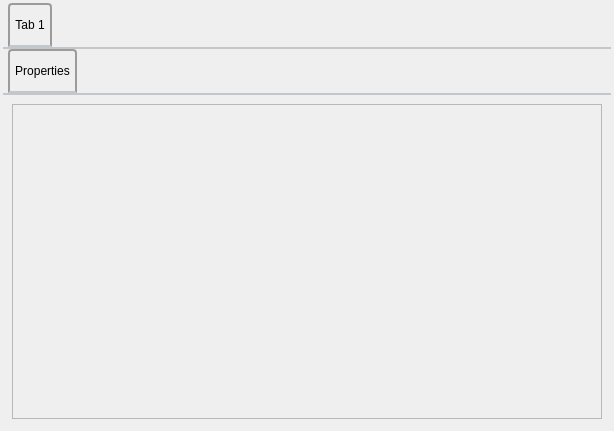
<?xml version="1.0" encoding="UTF-8"?>
<ui version="4.0">
 <class>Form_main</class>
 <widget class="QWidget" name="Form_main">
  <property name="geometry">
   <rect>
    <x>0</x>
    <y>0</y>
    <width>614</width>
    <height>431</height>
   </rect>
  </property>
  <property name="windowTitle">
   <string>Form</string>
  </property>
  <layout class="QHBoxLayout" name="horizontalLayout" stretch="99">
   <property name="spacing">
    <number>3</number>
   </property>
   <property name="leftMargin">
    <number>3</number>
   </property>
   <property name="topMargin">
    <number>3</number>
   </property>
   <property name="rightMargin">
    <number>3</number>
   </property>
   <property name="bottomMargin">
    <number>3</number>
   </property>
   <item>
    <widget class="QTabWidget" name="tabWidgetmain">
     <property name="styleSheet">
      <string notr="true">QTabWidget::pane { /* The tab widget frame */
    border-top: 2px solid #C2C7CB;
}

QTabWidget::tab-bar {
    left: 5px; /* move to the right by 5px */
}

/* Style the tab using the tab sub-control. Note that
    it reads QTabBar _not_ QTabWidget */
QTabBar::tab {
    background: qlineargradient(x1: 0, y1: 0, x2: 0, y2: 1,
                                stop: 0 #E1E1E1, stop: 0.4 #DDDDDD,
                                stop: 0.5 #D8D8D8, stop: 1.0 #D3D3D3);
    border: 2px solid #C4C4C3;
    border-bottom-color: #C2C7CB; /* same as the pane color */
    border-top-left-radius: 4px;
    border-top-right-radius: 4px;
    min-width: 15ex;
    padding: 5px;
	height: 30px
}

QTabBar::tab:selected, QTabBar::tab:hover {
    background: qlineargradient(x1: 0, y1: 0, x2: 0, y2: 1,
                                stop: 0 #fafafa, stop: 0.4 #f4f4f4,
                                stop: 0.5 #e7e7e7, stop: 1.0 #fafafa);
}

QTabBar::tab:selected {
    border-color: #9B9B9B;
    border-bottom-color: #C2C7CB; /* same as pane color */
}

QTabBar::tab:!selected {
    margin-top: 2px; /* make non-selected tabs look smaller */
}

/* make use of negative margins for overlapping tabs */
QTabBar::tab:selected {
    /* expand/overlap to the left and right by 4px */
    margin-left: -4px;
    margin-right: -4px;
}

QTabBar::tab:first:selected {
    margin-left: 0; /* the first selected tab has nothing to overlap with on the left */
}

QTabBar::tab:last:selected {
    margin-right: 0; /* the last selected tab has nothing to overlap with on the right */
}

QTabBar::tab:only-one {
    margin: 0; /* if there is only one tab, we don't want overlapping margins */
}</string>
     </property>
     <property name="currentIndex">
      <number>0</number>
     </property>
     <widget class="QWidget" name="tab">
      <attribute name="title">
       <string>Tab 1</string>
      </attribute>
      <layout class="QVBoxLayout" name="verticalLayout">
       <property name="spacing">
        <number>0</number>
       </property>
       <property name="leftMargin">
        <number>0</number>
       </property>
       <property name="topMargin">
        <number>0</number>
       </property>
       <property name="rightMargin">
        <number>0</number>
       </property>
       <property name="bottomMargin">
        <number>0</number>
       </property>
       <item>
        <widget class="QTabWidget" name="tabWidget">
         <property name="styleSheet">
          <string notr="true">QTabWidget::pane { /* The tab widget frame */
    border-top: 2px solid #C2C7CB;
}

QTabWidget::tab-bar {
    left: 5px; /* move to the right by 5px */
}

/* Style the tab using the tab sub-control. Note that
    it reads QTabBar _not_ QTabWidget */
QTabBar::tab {
    background: qlineargradient(x1: 0, y1: 0, x2: 0, y2: 1,
                                stop: 0 #E1E1E1, stop: 0.4 #DDDDDD,
                                stop: 0.5 #D8D8D8, stop: 1.0 #D3D3D3);
    border: 2px solid #C4C4C3;
    border-bottom-color: #C2C7CB; /* same as the pane color */
    border-top-left-radius: 4px;
    border-top-right-radius: 4px;
    min-width: 15ex;
    padding: 5px;
	height: 30px
}

QTabBar::tab:selected, QTabBar::tab:hover {
    background: qlineargradient(x1: 0, y1: 0, x2: 0, y2: 1,
                                stop: 0 #fafafa, stop: 0.4 #f4f4f4,
                                stop: 0.5 #e7e7e7, stop: 1.0 #fafafa);
}

QTabBar::tab:selected {
    border-color: #9B9B9B;
    border-bottom-color: #C2C7CB; /* same as pane color */
}

QTabBar::tab:!selected {
    margin-top: 2px; /* make non-selected tabs look smaller */
}

/* make use of negative margins for overlapping tabs */
QTabBar::tab:selected {
    /* expand/overlap to the left and right by 4px */
    margin-left: -4px;
    margin-right: -4px;
}

QTabBar::tab:first:selected {
    margin-left: 0; /* the first selected tab has nothing to overlap with on the left */
}

QTabBar::tab:last:selected {
    margin-right: 0; /* the last selected tab has nothing to overlap with on the right */
}

QTabBar::tab:only-one {
    margin: 0; /* if there is only one tab, we don't want overlapping margins */
}</string>
         </property>
         <property name="currentIndex">
          <number>0</number>
         </property>
         <widget class="QWidget" name="tab_2">
          <attribute name="title">
           <string>Properties</string>
          </attribute>
          <layout class="QVBoxLayout" name="verticalLayout_2">
           <item>
            <widget class="QFrame" name="frametoolwidg">
             <property name="styleSheet">
              <string notr="true"/>
             </property>
             <property name="frameShape">
              <enum>QFrame::StyledPanel</enum>
             </property>
             <property name="frameShadow">
              <enum>QFrame::Raised</enum>
             </property>
             <layout class="QVBoxLayout" name="verticalLayout_4">
              <property name="spacing">
               <number>3</number>
              </property>
              <property name="leftMargin">
               <number>3</number>
              </property>
              <property name="topMargin">
               <number>3</number>
              </property>
              <property name="rightMargin">
               <number>3</number>
              </property>
              <property name="bottomMargin">
               <number>3</number>
              </property>
             </layout>
            </widget>
           </item>
          </layout>
         </widget>
        </widget>
       </item>
      </layout>
     </widget>
    </widget>
   </item>
  </layout>
 </widget>
 <resources/>
 <connections/>
</ui>
